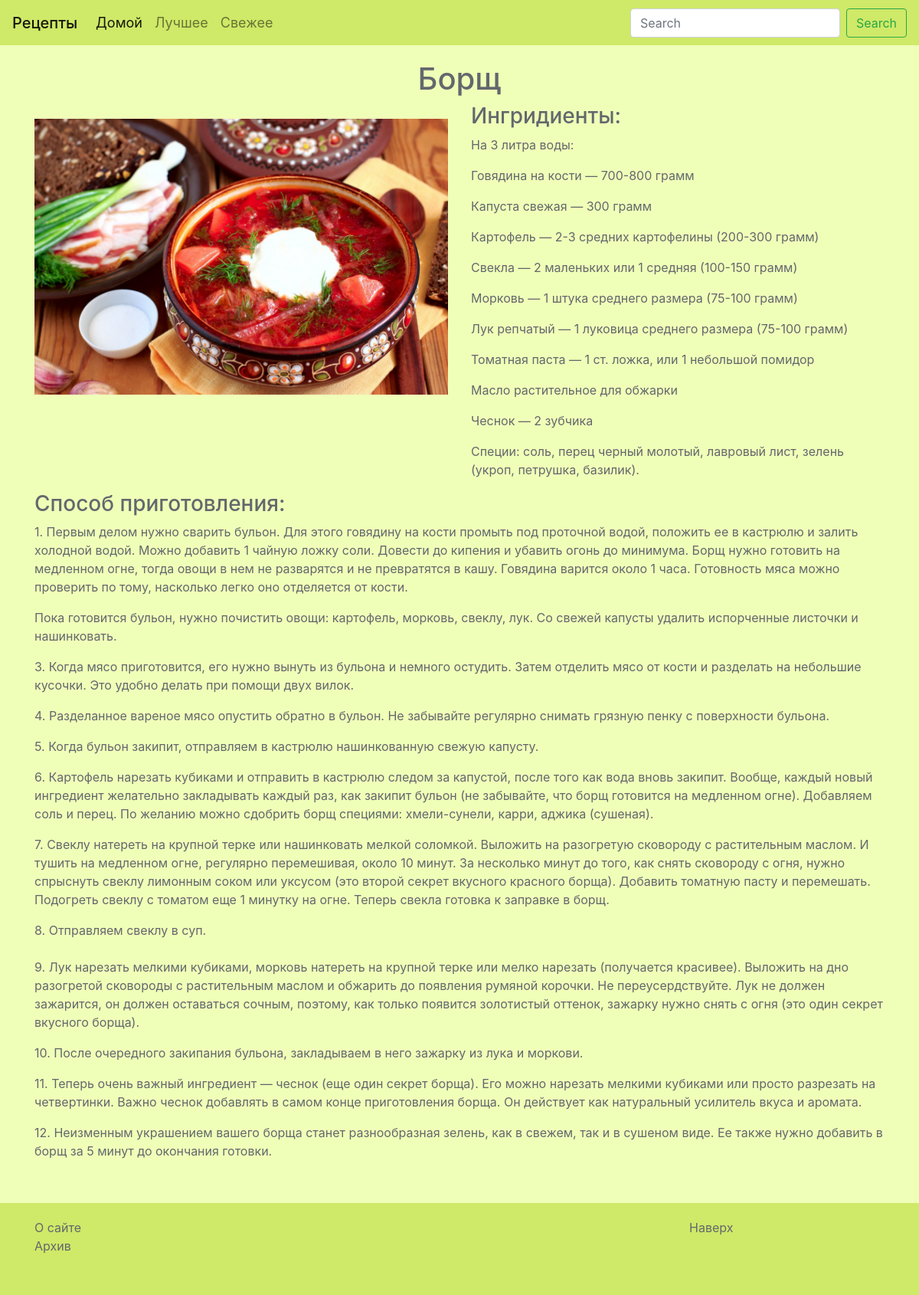
Page /recipes/1/ on the earlier database version.
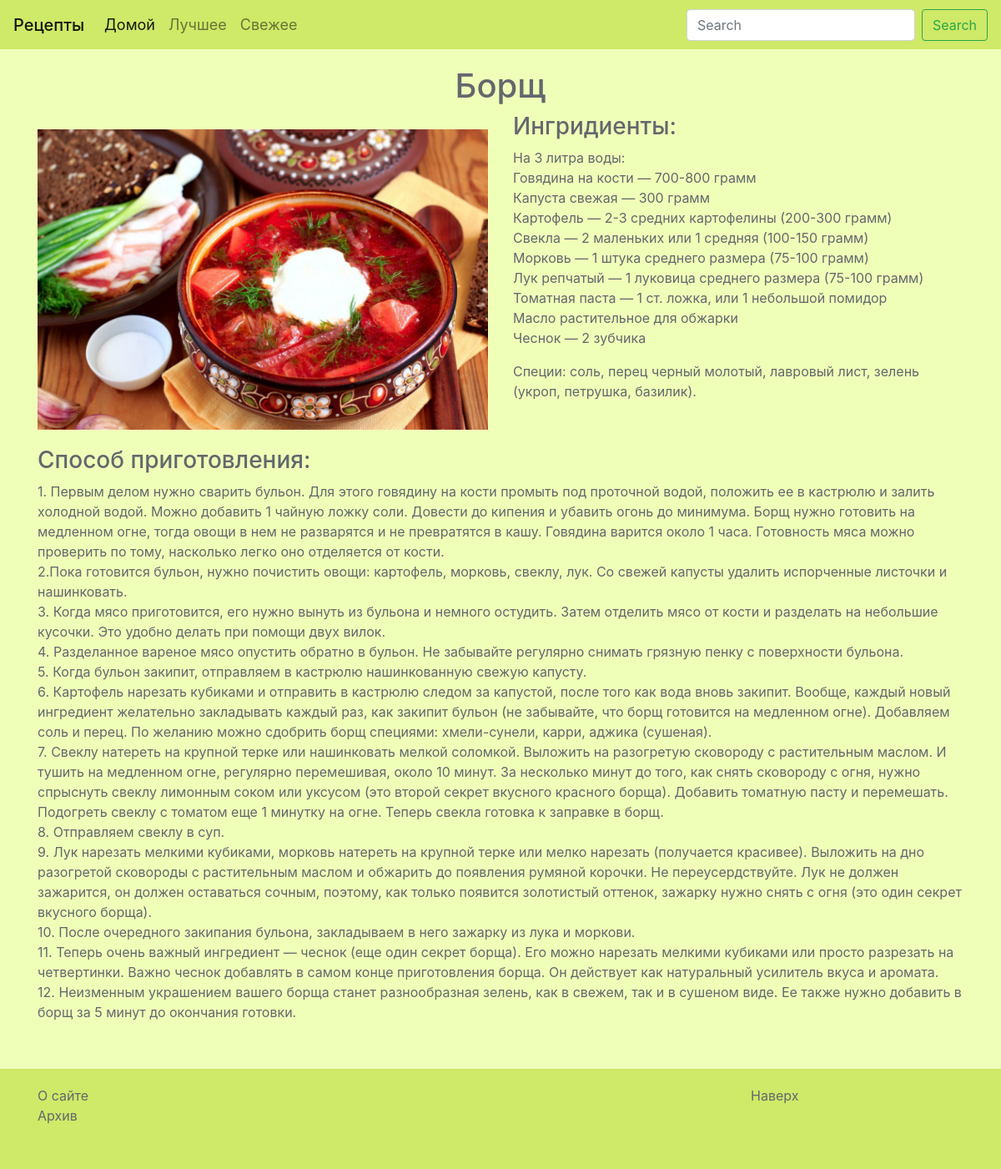
Same page on the later database version.
### recipes/models.py (models this page shows, shortened)
class Recipe(models.Model):
    TAG_CHOICES = (('Горячее блюдо', 'Горячее блюдо'), ('Холодное блюдо', 'Холодное блюдо'), ('Салат', 'Салат'), ('Суп', 'Суп'), ('Выпечка', 'Выпечка'))
    STATUS_CHOICES = (('Свежее', 'Свежее'), ('Популярное', 'Популярное'), ('Лучшее', 'Лучшее'), ('Архив', 'Архив'))
    name = models.CharField(max_length=64, default=None)
    description = models.TextField(default=None, max_length=100, blank=True, null=True)
    ingredients = models.TextField(default=None)
    full_recipe = models.TextField(default=None)
    views_counter = models.IntegerField(default=None, blank=True, null=True)
    tag = models.CharField(max_length=64, choices=TAG_CHOICES, default=None)
    status = models.CharField(max_length=64, choices=STATUS_CHOICES, default=None, blank=True, null=True)
    image = models.ImageField(upload_to='recipes/images/', blank=True)
    created = models.DateTimeField(auto_now_add=True, auto_now=False)
    updated = models.DateTimeField(auto_now_add=False, auto_now=True)
    class Meta:
        verbose_name='Рецепт'
        verbose_name_plural='Рецепты'

### recipes/views.py (the view)
# urls.py: url(r'^recipes/(?P<recipe_id>\w+)/$', views.recipe, name = 'recipe'),
def recipe(request, recipe_id):
    recipe = Recipe.objects.get(id=recipe_id)
    if recipe_id not in request.COOKIES:
        recipe.views_counter += 1
        recipe.save(update_fields=['views_counter'])
        response = render(request, 'recipes/recipes.html', locals())
        response.set_cookie(recipe_id, 'already seen')
        return response
    return render(request, 'recipes/recipes.html', locals())

### templates/recipes/recipes.html (shortened to what this page needs)
{% extends 'base.html' %}
{% load staticfiles %}
    {% block content %}
      <div class='container'>
        <div class='row'>
          <div class='col-12'>
            <h1 class='text-center'>{{ recipe.name }}</h1>
          </div>
        </div>
        <div class='row'>
          <div class='col-xl-6'>
            <img src='{{ recipe.image.url }}' class='img-fluid'>
          </div>
          <div class='col-xl-6'>
            <div class='ingredients'>
              <h3>Ингридиенты:</h3>
              {{ recipe.ingredients|linebreaks }}
            </div>
          </div>
        </div>
        <div class='row'>
          <div class='col-12'>
            <div class='full-recipe'>
              <h3>Способ приготовления:</h3>
              {{ recipe.full_recipe|linebreaks }}
            </div>
          </div>
        </div>
      </div>
    {% endblock %}

Differences in the rows shown:
changed Recipe "Борщ": full_recipe "…оно отделяется от кости. Пока готовится бульон, нужно почистить…" → "…оно отделяется от кости. 2.Пока готовится бульон, нужно почистить…"
